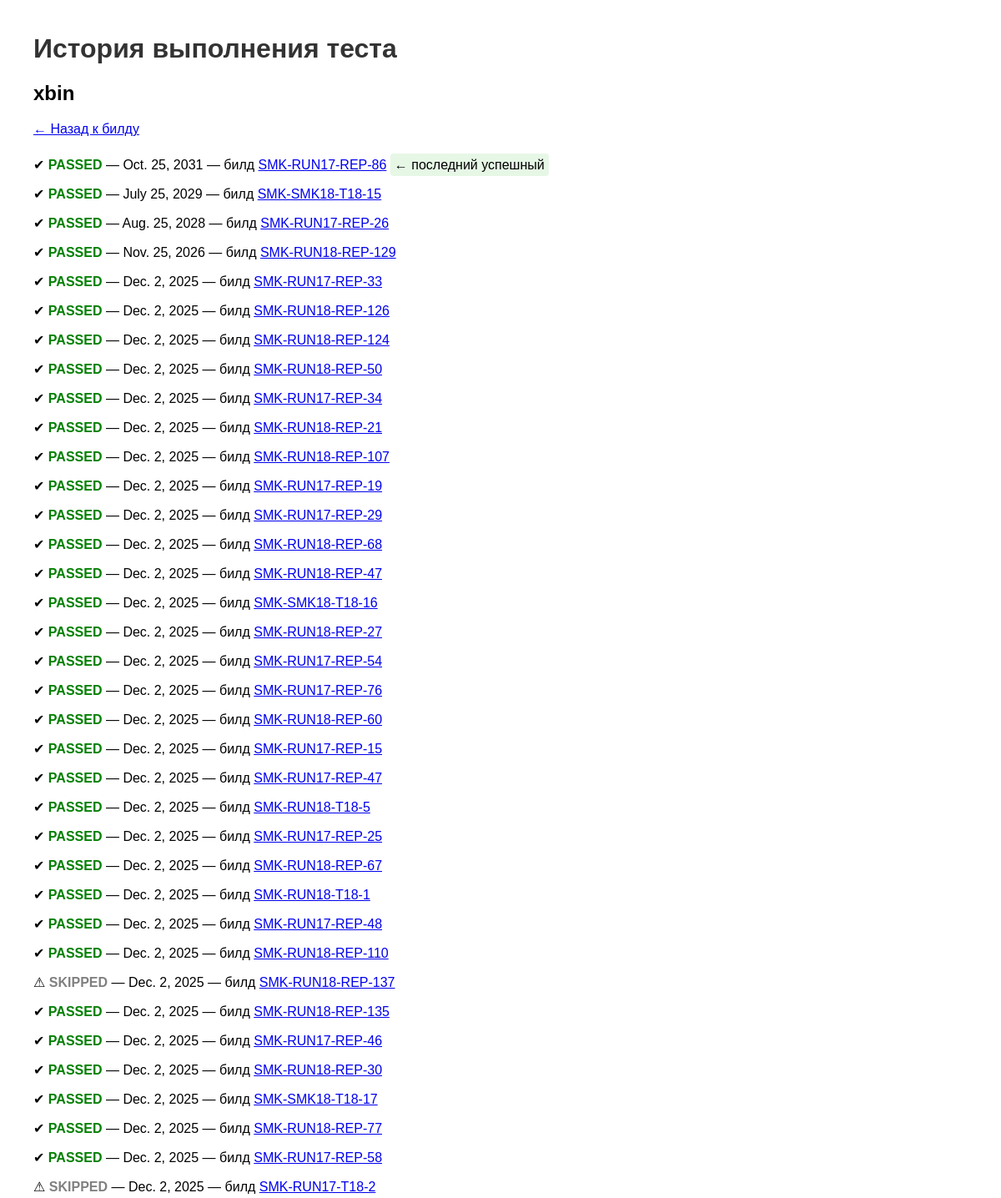
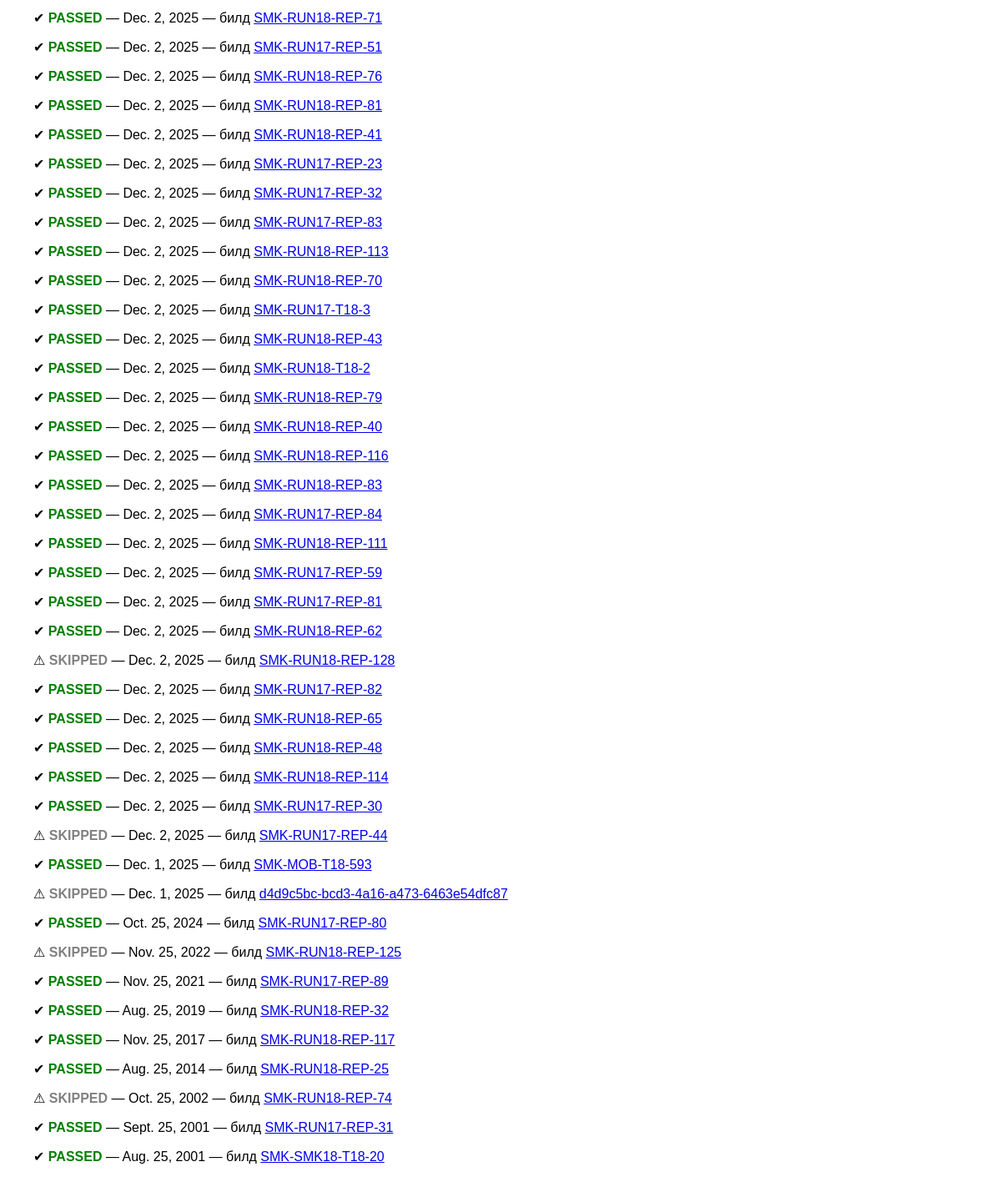
The app's page /test/xbin/history/ with its own data (2 pictures, top to bottom).
### reports/models.py (models this page shows, shortened)
class TestCaseRun(models.Model):
    test_run = models.ForeignKey(TestRun, on_delete=models.CASCADE, related_name='test_cases')
    test_name = models.CharField(max_length=200)  # Имя теста, e.g., 'astra-ilev1-control'
    status = models.CharField(max_length=20, choices=[('passed', 'Passed'), ('failed', 'Failed'), ('skipped', 'Skipped')])
    execution_date = models.DateField()  # Дата выполнения этого теста

class TestRun(models.Model):
    build = models.ForeignKey(Build, on_delete=models.CASCADE, related_name='test_runs')
    architecture = models.CharField(max_length=100)  # Архитектура, e.g., 'Astra 1.8'
    os_version = models.CharField(max_length=50)  # Версия ОС
    status = models.CharField(max_length=20, choices=[('passed', 'Passed'), ('failed', 'Failed'), ('skipped', 'Skipped')])  # Общий статус
    total_tests = models.IntegerField(default=0)
    passed_tests = models.IntegerField(default=0)
    failed_tests = models.IntegerField(default=0)
    skipped_tests = models.IntegerField(default=0)
    run_date = models.DateField()  # Дата прогона
    allure_report_url = models.URLField(blank=True, null=True)  # Ссылка на Allure-отчёт

class Build(models.Model):
    build_number = models.CharField(max_length=50, unique=True)  # Номер билда, e.g., 'SMK-MOB-T17-593'
    date = models.DateField()  # Дата билда
    created_at = models.DateTimeField(auto_now_add=True)

### reports/views.py (the view)
# urls.py: path('test/<str:test_name>/history/', views.test_history, name='test_history'),
def test_history(request, test_name):
    runs = TestCaseRun.objects.filter(test_name=test_name) \
                              .select_related('test_run__build') \
                              .order_by('-execution_date')
    last_success = runs.filter(status='passed').first()
    last_success_date = last_success.execution_date if last_success else None
    return render(request, 'reports/test_history.html', {
        'test_name': test_name,
        'runs': runs,
        'last_success': last_success_date
    })

### reports/templates/reports/test_history.html (shortened to what this page needs)
{% load static %}
<!DOCTYPE html>
<html>
<head>
</head>
<body>
    <h1>История выполнения теста</h1>
    <h2>{{ test_name }}</h2>
    <p><a href="javascript:history.back()">← Назад к билду</a></p>
    <ul>
    {% for run in runs %}
        <li>
            {% if run.status == 'passed' %}✔{% elif run.status == 'failed' %}✘{% else %}⚠{% endif %}
            <strong class="{% if run.status == 'passed' %}passed{% elif run.status == 'failed' %}failed{% else %}skipped{% endif %}">
                {{ run.status|upper }}
            </strong>
            — {{ run.execution_date }}
            — билд <a href="{% url 'build_detail' run.test_run.build.id %}">{{ run.test_run.build.build_number }}</a>
            {% if run.execution_date == last_success %}
                <span class="last-success"> ← последний успешный</span>
            {% endif %}
        </li>
    {% empty %}
        <li>История отсутствует</li>
    {% endfor %}
    </ul>
</body>
</html>

### reports/templates/reports/test_history.html (style rules this page uses)
body { font-family: Arial, sans-serif; margin: 40px; }
h1 { color: #333; }
.passed { color: green; font-weight: bold; }
.skipped { color: gray; }
.last-success { background: #e6f7e6; padding: 5px; border-radius: 4px; }
ul { list-style: none; padding: 0; }
li { padding: 8px 0; font-size: 16px; }

### records on screen
TestCaseRun: status "PASSED", execution_date "Oct. 25, 2031", test_run.build.build_number "SMK-RUN17-REP-86", shows "← последний успешный"
TestCaseRun: status "PASSED", execution_date "Aug. 25, 2028", test_run.build.build_number "SMK-RUN17-REP-26"
TestCaseRun: status "PASSED", execution_date "Nov. 25, 2026", test_run.build.build_number "SMK-RUN18-REP-129"
TestCaseRun: status "PASSED", execution_date "Dec. 1, 2025", test_run.build.build_number "SMK-MOB-T18-593"
TestCaseRun: status "SKIPPED", execution_date "Dec. 1, 2025", test_run.build.build_number "d4d9c5bc-bcd3-4a16-a473-6463e54dfc87"
TestCaseRun: status "PASSED", execution_date "Oct. 25, 2024", test_run.build.build_number "SMK-RUN17-REP-80"
TestCaseRun: status "SKIPPED", execution_date "Nov. 25, 2022", test_run.build.build_number "SMK-RUN18-REP-125"
TestCaseRun: status "PASSED", execution_date "Nov. 25, 2021", test_run.build.build_number "SMK-RUN17-REP-89"
TestCaseRun: status "PASSED", execution_date "Aug. 25, 2019", test_run.build.build_number "SMK-RUN18-REP-32"
TestCaseRun: status "PASSED", execution_date "Aug. 25, 2014", test_run.build.build_number "SMK-RUN18-REP-25"
TestCaseRun: status "SKIPPED", execution_date "Oct. 25, 2002", test_run.build.build_number "SMK-RUN18-REP-74"
TestCaseRun: status "PASSED", execution_date "Sept. 25, 2001", test_run.build.build_number "SMK-RUN17-REP-31"

### other values on screen
{{ test_name }} "xbin"
